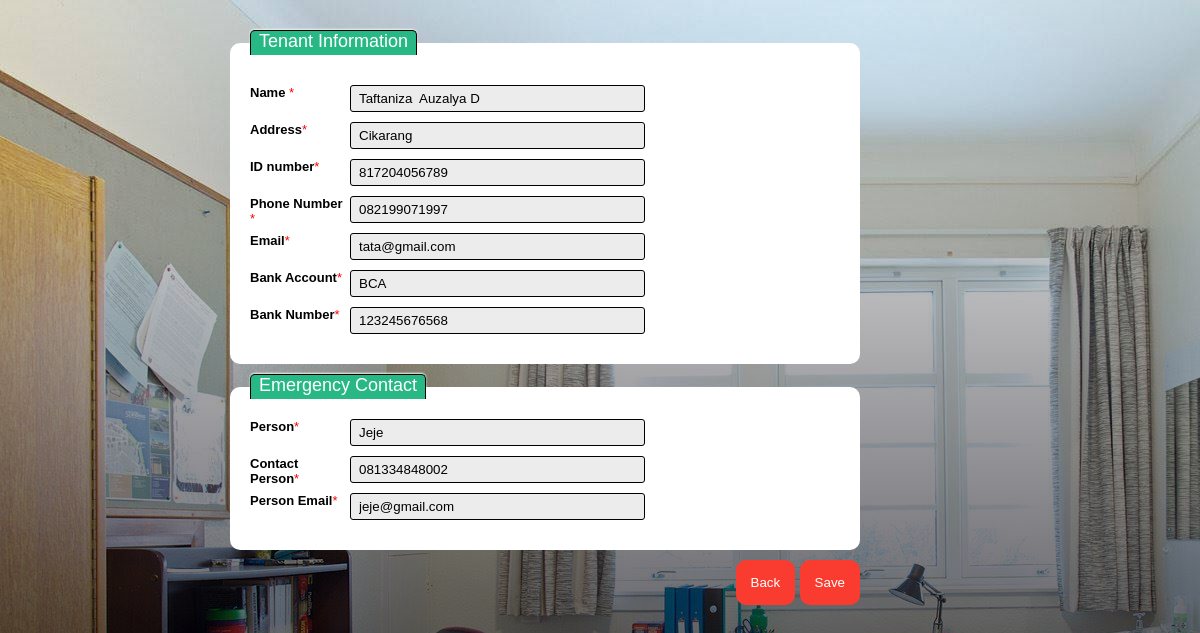
Screenshot of /admin/tenant.up.php?tenant_id=1 with the database file from the repository.
### tables this page shows
CREATE TABLE `Tenant` (
  `tenant_id` int(20) NOT NULL,
  `tenant_name` varchar(50) NOT NULL,
  `tenant_address` varchar(255) NOT NULL,
  `gender` varchar(10) NOT NULL,
  `tenant_ktp_no` varchar(20) NOT NULL,
  `tenant_phone` varchar(20) NOT NULL,
  `tenant_email` varchar(50) NOT NULL,
  `tenant_emergcp` varchar(20) NOT NULL,
  `tenant_emergcp_phone` varchar(20) NOT NULL,
  `tenant_emergcp_email` varchar(25) NOT NULL,
  `tenant_bankaccount` varchar(25) NOT NULL,
  `tenant_bankaccount_no` varchar(20) NOT NULL
);

### admin/conn2.php (called while the page is built, shortened)
<?php
$conn = mysqli_connect("localhost","root","","housing");
function query($query){
    global $conn;
    $result= mysqli_query($conn, $query);
    $rows= [];
    while ($row= mysqli_fetch_assoc($result)){
        $rows[]= $row;
    }
    return $rows;
}

### admin/tenant.up.php (the view, shortened to what this page needs)
<!DOCTYPE html>
<html lang="en" dir="ltr">
  <head>
		<link rel="stylesheet" href="css/tenant.css">
  </head>
  <body>
		<?php
		require 'conn2.php';
		$tenant_id= $_GET["tenant_id"];
		$row= query("SELECT * FROM Tenant WHERE tenant_id= '$tenant_id'")[0];
		?>
    <div class="wrapper">
      <div class="form-style-3">
        <form  class="label" action="" method="POST">
          <fieldset><legend>Tenant Information</legend>
            <label><span>Name <span class="required">*</span></span>
							<input type="text" class="input-field" name="tenant_name" value="<?php echo $row['tenant_name']; ?>"></label>
            <label><span>Address<span class="required">*</span></span>
							<input type="text" class="input-field" name="tenant_address" value="<?php echo $row['tenant_address']; ?>"/></label>
            <label><span>ID number<span class="required">*</span></span>
							<input type="text" class="input-field" name="tenant_ktp_no" value="<?php echo $row['tenant_ktp_no']; ?>"></label>
            <label><span>Phone Number <span class="required">*</span></span>
							<input type="text" class="input-field" name="tenant_phone" value="<?php echo $row['tenant_phone']; ?>"></label>
						<label><span>Email<span class="required">*</span></span>
							<input type="text" class="input-field" name="tenant_email" value="<?php echo $row['tenant_email']; ?>"></label>
            <label><span>Bank Account<span class="required">*</span></span>
							<input type="text" class="input-field" name="tenant_bankaccount" value="<?php echo $row['tenant_bankaccount']; ?>"></label>
            <label><span>Bank Number<span class="required">*</span></span>
							<input type="text" class="input-field" name="tenant_bankaccount_no" value="<?php echo $row['tenant_bankaccount_no']; ?>"></label>
          </fieldset>
          <fieldset class="tes"><legend>Emergency Contact</legend>
            <label><span>Person<span class="required">*</span></span>
							<input type="text" class="input-field" name="tenant_emergcp" value="<?php echo $row['tenant_emergcp']; ?>"></label>
            <label><span>Contact Person<span class="required">*</span></span>
							<input type="text" class="input-field" name="tenant_emergcp_phone" value="<?php echo $row['tenant_emergcp_phone']; ?>"></label>
            <label><span>Person Email<span class="required">*</span></span>
							<input type="text" class="input-field" name="tenant_emergcp_email" value="<?php echo $row['tenant_emergcp_email']; ?>"/></label>
          </fieldset>
          <div class="action">
            <button class="button"><span><a href="tenant.php">Back</span></a></button>
						<button class="button" type="submit" name="submit">Save</button>
          </div>
        </form>
</div>
</div>
  </body>
</html>

### admin/css/tenant.css (style rules this page uses)
.form-style-3 { width: 630px; font-family: "Lucida Sans Unicode", "Lucida Grande", sans-serif; }
.form-style-3 label { display:block; margin-bottom: 10px; }
.form-style-3 label > span { float: left; width: 100px; color: black; font-weight: bold; font-size: 13px; text-shadow: 1px 1px 1px #fff; }
.form-style-3 fieldset { border-radius: 10px; -webkit-border-radius: 10px; -moz-border-radius: 10px; margin: 0px 0px 10px 0px; border: 1px white; padding: 20px; background: #fff; }
.form-style-3 fieldset legend { color: #fff; border-top: 1px solid black; border-left: 1px solid black; border-right: 1px solid black; border-radius: 5px 5px 0px 0px; -webkit-border-radius: 5px 5px 0px 0px; -moz-border-radius: 5px 5px 0px 0px; background: #27B886; padding: 0px 8px 3px 8px; box-shadow: -0px -1px 2px #F1F1F1; -moz-box-shadow:-0px -1px 2px #F1F1F1; -webkit-box-shadow:-0px -1px 2px #F1F1F1; font-weight: normal; font-size: 18px; }
.form-style-3 input[type=text], .form-style-3 select { border-radius: 3px; -webkit-border-radius: 3px; -moz-border-radius: 3px; border: 1px solid black; outline: none; color: black; padding: 5px 8px 5px 8px; box-shadow: inset 1px 1px 4px #ECECEC; -moz-box-shadow: inset 1px 1px 4px #ECECEC; -webkit-box-shadow: inset 1px 1px 4px #ECECEC; background: #ECECEC; width:50%; }
.required { color:red; font-weight:normal; }
.action { float: right; }
a { text-decoration: none; color: #fff; }
.button { background-color:#FA3C30; color: #fff; border:none; border-radius:10px; padding:15px; }

### admin/tenant.up.php (style rules this page uses)
* { margin: 0; padding: 0; box-sizing: border-box; font-family: 'Poppins', sans-serif; }
body { display: flex; align-items: center; justify-content: center; min-height: 100vh; background-image: linear-gradient(rgba(0, 0,0,0), rgba(0,0,10,0.75)),url(images/1stfloor.jpeg); }
.wrapper { padding: 30px; height: 100vh; width: 100vh; }

### rows the page displays
tenant: tenant_name "Taftaniza Auzalya D", tenant_address "Cikarang", tenant_ktp_no "817204056789", tenant_phone "082199071997", tenant_email "tata@gmail.com", tenant_bankaccount "BCA", tenant_bankaccount_no "123245676568", tenant_emergcp "Jeje", tenant_emergcp_phone "081334848002", tenant_emergcp_email "jeje@gmail.com"
